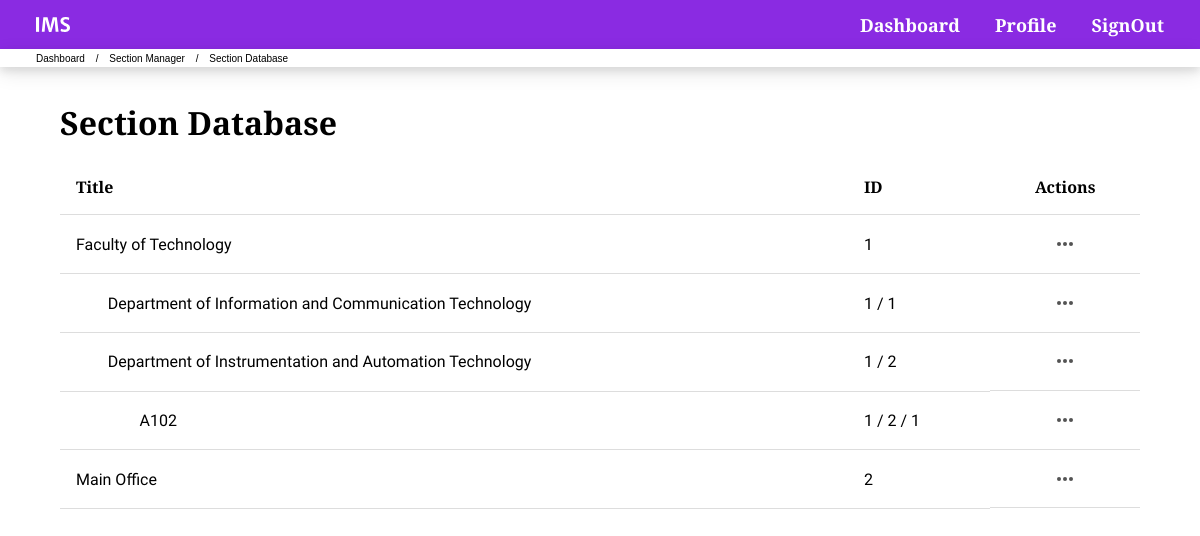
The page /editSection.php (signed in) on the database its author committed.
### tables this page shows
CREATE TABLE `fac` (
  `facID` int(11) NOT NULL,
  `facName` varchar(150) NOT NULL
);

CREATE TABLE `dep` (
  `depID` int(11) NOT NULL,
  `facID` int(11) NOT NULL,
  `depName` varchar(150) NOT NULL
);

CREATE TABLE `lab` (
  `labID` int(11) NOT NULL,
  `facID` int(11) NOT NULL,
  `depID` int(11) NOT NULL,
  `labName` varchar(150) NOT NULL
);

### editSection.php (the view, shortened to what this page needs)
<?php
require_once "include/dbh.php";
$facsql = "SELECT facID, facName FROM fac";
$facResult = mysqli_query($conn, $facsql);
$facResultcheck = mysqli_num_rows($facResult);
?>
<!DOCTYPE html>
<html lang="en">
<head>
    <link rel="stylesheet" type="text/css" href="css/main.css">
    <link rel="stylesheet" type="text/css" href="css/table.css">
</head>
<body>
    <?php include "include/navbar.php" ?>
    <div class="bread">
        <ul class="breadcrumb">
            <li><a href="dashboard.php">Dashboard</a></li>
            <li><a href="sectionMenu.php">Section Manager</a></li>
            <li>Section Database</li>
        </ul>
    </div>
    <br>
    <div class="container">
        <h1>Section Database</h1>
        <div class="table">
            <table>
                <tr>
                    <th>Title</th>
                    <th>ID</th>
                    <th>Actions</th>
                </tr>
                <?php
                if ($facResultcheck > 0) {
                    while ($facRow = mysqli_fetch_assoc($facResult)) {
                        echo "<tr>";
                        echo "<td>".$facRow['facName']."</td>";
                        echo "<td>".$facRow['facID']."</td>";
                        echo "<td class='data'>";
                        echo "<div class='menuContainer'>";
                        echo "<button class='menuBtn'><div class=\"editCircle\"><img src=\"img/3dots.svg\"></div></button>";
                        echo "</div>";
                        echo "</td>";
                        echo "</tr>";
                        $depsql = "SELECT depID, depName FROM dep WHERE facID = ".$facRow['facID'];
                        $depResult = mysqli_query($conn, $depsql);
                        $depResultcheck = mysqli_num_rows($depResult);
                        if ($depResultcheck > 0) {
                            while ($depRow = mysqli_fetch_assoc($depResult)) {
                                echo "<tr>";
                                echo "<td>"."&nbsp&nbsp&nbsp&nbsp&nbsp&nbsp&nbsp&nbsp".$depRow['depName']."</td>";
                                echo "<td>".$facRow['facID']." / ".$depRow['depID']."</td>";
                                echo "<td class='data'>";
                                echo "<div class='menuContainer'>";
                                echo "<button class='menuBtn'><div class=\"editCircle\"><img src=\"img/3dots.svg\"></div></button>";
                                echo "</div>";
                                echo "</td>";
                                echo "</tr>";
                                $labsql = "SELECT labID, labName FROM lab WHERE facID = ".$facRow['facID']. " AND depID = " .$depRow['depID'];
                                $labResult = mysqli_query($conn, $labsql);
                                $labResultcheck = mysqli_num_rows($labResult);
                                if ($labResultcheck > 0) {
                                    while ($labRow = mysqli_fetch_assoc($labResult)) {
                                        echo "<tr>";
                                        echo "<td>"."&nbsp&nbsp&nbsp&nbsp&nbsp&nbsp&nbsp&nbsp&nbsp&nbsp&nbsp&nbsp&nbsp&nbsp&nbsp&nbsp".$labRow['labName']."</td>";
                                        echo "<td>".$facRow['facID']." / ".$depRow['depID']." / ".$labRow['labID']."</td>";
                                        echo "<td class='data'>";
                                        echo "<div class='menuContainer'>";
                                        echo "<button class='menuBtn'><div class=\"editCircle\"><img src=\"img/3dots.svg\"></div></button>";
                                        echo "</div>";
                                        echo "</td>";
                                        echo "</tr>";
                                    }
                                }
                            }
                        }
                    }
                } else {
                    echo "<tr>";
                    echo "<td colspan='6' class='dataless'>";
                    echo "No Records";
                    echo "</td>";
                    echo "</tr>";
                }
                ?>
            </table>
        </div>
    </div>
</body>
</html>

### css/main.css (style rules this page uses)
* { font-family: 'Merriweather Sans', sans-serif; padding: 0; margin: 0; box-sizing: border-box; }
h1 { margin: 1rem 0; }
body { background-color: white; font-weight: 300; }
a { text-decoration: none; color: black; }
.bread { font-size: 10px; padding: 0.3% 3%; box-shadow: 0 4px 8px 0 rgba(0, 0, 0, 0.1), 0 6px 20px 0 rgba(0, 0, 0, 0.1); }
ul.breadcrumb { list-style: none; font-weight: 500; }
ul.breadcrumb li { display: inline; }
ul.breadcrumb li+li:before { padding: 8px; content: "/\00a0"; }
ul.breadcrumb li a { color: 1blueviolet; text-decoration: none; }
.container { max-width:90vw; margin: auto; }

### css/table.css (style rules this page uses)
table { width: 100%; border-collapse: collapse; }
th { text-align: left; }
td { font-family: 'Assistant', sans-serif; }
th, td { padding: 1rem; border-bottom: 1px solid #ddd; vertical-align: center; }
.data { text-align: center; display: flex; justify-content: center; }
th:last-child { text-align: center; }
.editCircle { background-color: white; border-radius: 50%; display: flex; justify-content: center; align-items: center; aspect-ratio: 1 / 1; height: 1.6rem; border: 2px solid rgb(255, 255, 255); transition: border 0.1s ease-in-out; cursor: pointer; }
.menuContainer { position: relative; display: inline-block; }
.menuBtn { background-color: transparent; border: none; cursor: pointer; }

### rows shown on the page
fac: facName "Faculty of Technology", facID "1"
dep: depName "Department of Information and Communication Technology", facID.facID "1", depID "1"
dep: depName "Department of Instrumentation and Automation Technology", facID.facID "1", depID "2"
lab: labName "A102", facID.facID "1", labID "1"
fac: facName "Main Office", facID "2"
